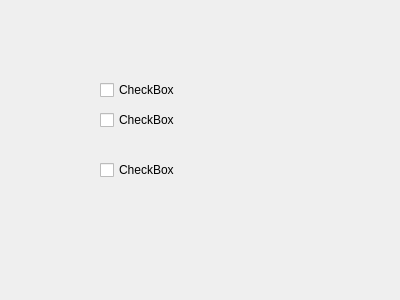
<?xml version="1.0" encoding="UTF-8"?>
<ui version="4.0">
 <class>Form</class>
 <widget class="QWidget" name="Form">
  <property name="geometry">
   <rect>
    <x>0</x>
    <y>0</y>
    <width>400</width>
    <height>300</height>
   </rect>
  </property>
  <property name="windowTitle">
   <string>Form</string>
  </property>
  <widget class="QCheckBox" name="checkBox">
   <property name="geometry">
    <rect>
     <x>100</x>
     <y>80</y>
     <width>85</width>
     <height>20</height>
    </rect>
   </property>
   <property name="text">
    <string>CheckBox</string>
   </property>
  </widget>
  <widget class="QCheckBox" name="checkBox_2">
   <property name="geometry">
    <rect>
     <x>100</x>
     <y>110</y>
     <width>85</width>
     <height>20</height>
    </rect>
   </property>
   <property name="text">
    <string>CheckBox</string>
   </property>
  </widget>
  <widget class="QCheckBox" name="checkBox_3">
   <property name="geometry">
    <rect>
     <x>100</x>
     <y>160</y>
     <width>85</width>
     <height>20</height>
    </rect>
   </property>
   <property name="text">
    <string>CheckBox</string>
   </property>
  </widget>
 </widget>
 <resources/>
 <connections/>
</ui>
